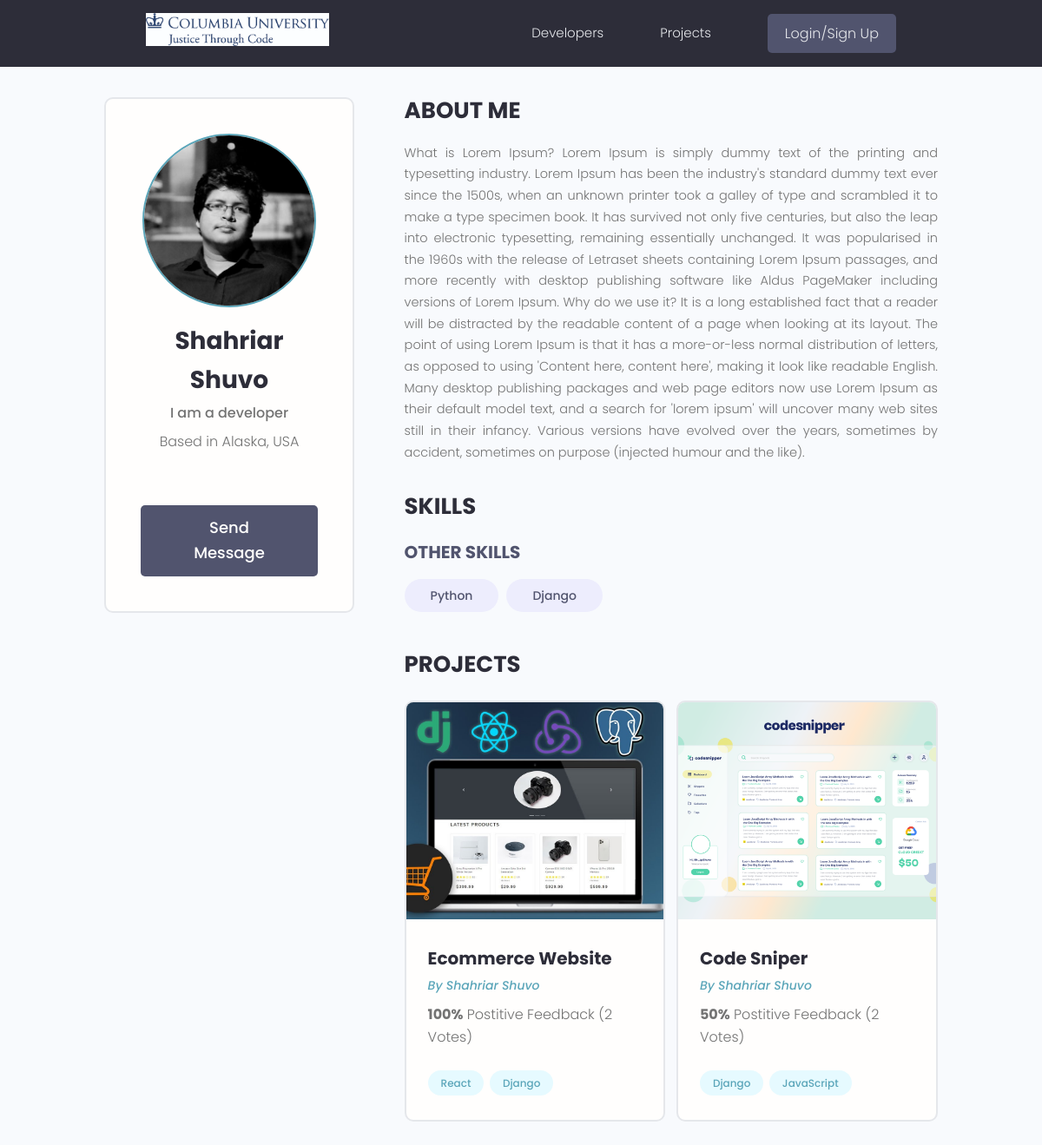
Screenshot of /profile/shahriar-shuvo/ with the database file from the repository.
### users/models.py (models this page shows, shortened)
class Profile(models.Model):
    user = models.OneToOneField(User, on_delete = models.CASCADE,
                                null = True, blank = True)
    name = models.CharField(max_length = 200, blank = True, null = True)
    email = models.EmailField(max_length = 500, blank = True, null = True)
    username = models.CharField(max_length = 200, blank = True, null = True)
    location = models.CharField(max_length = 200, blank = True, null = True)
    short_intro = models.CharField(max_length = 200, blank = True, null = True)
    bio = models.TextField(blank = True, null = True)
    profile_image = models.ImageField(null = True, blank = True,
                            upload_to = 'profiles/',
                            default = "profiles/user-default.png")
    organization_name = models.CharField(default = '', max_length = 200, blank = True, null = True)
    created = models.DateTimeField(auto_now_add = True)
    slug = models.SlugField(default = '', editable = False, max_length = 200, null = False)
    id = models.UUIDField(default = uuid.uuid4, unique = True,
                        primary_key = True, editable = False)
    class Meta:
        ordering = ['created']
    @property
    def imageURL(self):
        try:
            url = self.profile_image.url
        except:
            url = ''
        return url

class Skill(models.Model):
    owner = models.ForeignKey(Profile, on_delete = models.CASCADE,
                                null = True, blank = True)
    name = models.CharField(max_length = 200, blank = True, null = True)
    description = models.TextField(null = True, blank = True)
    created = models.DateTimeField(auto_now_add = True)
    id = models.UUIDField(default = uuid.uuid4, unique = True,
                        primary_key = True, editable = False)
    def __str__(self):
        return str(self.name)

### projects/models.py (models this page shows, shortened)
class Project(models.Model):
    owner = models.ForeignKey(Profile, null = True, blank = True, on_delete = models.CASCADE)
    title = models.CharField(max_length = 200)
    description = models.TextField(null = True, blank = True)
    featured_image = models.ImageField(null = True, blank = True,
                                        upload_to = 'projects/', default = "projects/default.jpg")
    demo_link = models.CharField(max_length = 2000, null = True, blank = True)
    source_link = models.CharField(max_length = 2000, null = True, blank = True)
    tags = models.ManyToManyField('Tag', blank = True)
    vote_total = models.IntegerField(default = 0, null = True, blank = True)
    vote_ratio = models.IntegerField(default = 0, null = True, blank = True)
    created = models.DateTimeField(auto_now_add = True)
    slug = models.SlugField(default = '', editable = False, max_length = 200, null = False)
    id = models.UUIDField(default = uuid.uuid4, unique = True, primary_key = True, editable = False)
    class Meta:
        ordering = ['-vote_ratio', '-vote_total', 'title']
        unique_together = [['slug', 'owner']]
    @property
    def imageURL(self):
        try:
            url = self.featured_image.url
        except:
            url = ''
        return url

class Tag(models.Model):
    name = models.CharField(max_length = 200)
    created = models.DateTimeField(auto_now_add = True)
    id = models.UUIDField(default = uuid.uuid4, unique = True, primary_key = True, editable = False)
    def __str__(self):
        return self.name

### users/views.py (the view)
# urls.py: path('profile/<str:slug>/', views.userProfile, name = "user-profile"),
def userProfile(request, slug):
    profile = Profile.objects.get(slug = slug)
    topSkills = profile.skill_set.exclude(description__exact = "")
    otherSkills = profile.skill_set.filter(description = "")
    social = profile.social_set.all()
    context = {'profile': profile, 'topSkills': topSkills,
                'otherSkills': otherSkills, 'social': social}
    return render(request, 'users/user-profile.html', context)

### users/templates/users/user-profile.html (shortened to what this page needs)
{% extends 'main.html' %}
{% block content %}
<main class="profile my-md">
    <div class="container">
        <div class="layout">
            <div class="column column--1of3">
                <div class="card text-center">
                    <div class="card__body dev">
                        <img class="avatar avatar--xl" src="{{ profile.imageURL }}" />
                        <h2 class="dev__name">{{profile.name}}</h2>
                        <p class="dev__title">{{profile.short_intro}}</p>
                        <p class="dev__location">Based in {{profile.location}}</p>
                        {% if request.user.profile.id != profile.id %}
                            <a href="{% url 'create-message' profile.slug %}" class="btn btn--sub btn--lg">Send Message </a>
                        {% endif %}
                    </div>
                </div>
            </div>
            <div class="column column--2of3">
                <div class="devInfo">
                    <h3 class="devInfo__title">About Me</h3>
                    <p class="devInfo__about">{{profile.bio}}</p>
                </div>
                <div class="devInfo">
                    <h3 class="devInfo__title">Skills</h3>
                    <div class="devInfo__skills">
                        <h3 class="devInfo__subtitle">Other Skills</h3>
                        <div class="devInfo__otherSkills">
                            {% for skill in otherSkills %}
                                <span class="tag tag--pill tag--sub tag--lg">
                                    <small>{{skill}}</small>
                                </span>
                            {% endfor %}
                        </div>
                    </div>
                </div>
                <div class="devInfo">
                    <h3 class="devInfo__title">Projects</h3>
                    <div class="grid grid--two">
                        {% for project in profile.project_set.all %}
                            <div class="column">
                                <div class="card project">
                                    <a href="{% url 'project' slug=project.slug%}" class="project">
                                        <img class="project__thumbnail" src="{{project.imageURL}}"
                                            alt="project thumbnail" />
                                        <div class="card__body">
                                            <h3 class="project__title">{{project.title}}</h3>
                                            <p><a class="project__author"
                                                    href="{% url 'user-profile' slug=project.owner.slug %}">
                                                    By {{project.owner.name}}
                                                </a>
                                            </p>
                                            <p class="project--rating">
                                                <span style="font-weight: bold;">{{project.vote_ratio}}%</span> Postitive
                                                Feedback ({{project.vote_total}} Vote{{project.vote_total|pluralize:"s"}})
                                            </p>
                                            <div class="project__tags">
                                                {% for tag in project.tags.all %}
                                                    <span class="tag tag--pill tag--main">
                                                        <small>{{tag}}</small>
                                                    </span>
                                                {% endfor %}
                                            </div>
                                        </div>
                                    </a>
                                </div>
                            </div>
                        {% endfor %}
                    </div>
                </div>
            </div>
        </div>
    </div>
</main>
{% endblock content %}

### static/styles/app.css (style rules this page uses)
:root { --color-sub: #2d2d39; }
.btn--sub { background-color: var(--color-sub-light); }
.card { border: 2px solid var(--color-light); }
img { width: 100%; }
.profile .card > .dev { padding: 4rem; }
.dev__name { color: var(--color-sub); font-size: 2.8rem; font-weight: 700; margin-top: 1rem; margin-bottom: 0.5rem; }
.dev__title { font-size: 1.6rem; font-weight: 500; line-height: 1.3; }
.dev__location { margin-top: 1rem; }
.devInfo { margin-bottom: 3rem; }
.devInfo__title, .devInfo__subtitle { font-size: 2.6rem; color: var(--color-sub); text-transform: uppercase; font-weight: 700; margin-bottom: 1.5rem; }
.devInfo__subtitle { font-size: 2rem; color: var(--color-sub-light); }
.devInfo__about, .devSkill__info { font-size: 1.45rem; line-height: 1.7; text-align: justify; }
.project__author { font-size: 1.4rem; font-style: italic; }
.project--rating { margin-bottom: 1.6em; margin-top: .5em; }
.project__thumbnail { height: 25rem; object-fit: cover; object-position: top center; }
.project__title { font-size: 2rem; font-weight: 700; color: var(--color-sub); }

### static/uikit/styles/modules/_variables.css (style rules this page uses)
:root { --color-main: #5aa5b9; --color-main-light: #e6faff; --color-sub: #3f4156; --color-sub-light: #51546e; --color-sub-lighter: #ededfd; --color-text: #737373; --color-gray: #8b8b8b; --color-light: #e5e7eb; --color-light-gray: #767676; --color-bg: #f8fafd; --color-white: #fffefd; --color-white-light: #f3f3f3; --color-success: #359e64; --color-success-bg: #def8e8; --color-error: #fc4b0b; --color-error-bg: #fff2ee; --font-base: 'Poppins', arial, helvetica, 'Segoe UI', roboto, ubuntu, sans-serif; --font-monospace: 'Fira Code', 'Courier New', courier, monospace; --font-regular: 300; --font-medium: 500; --font-bold: 700; --generic-shadow: 1px 1px 5px #00000010; --generic-transition: all 0.3s ease-in-out; }

### static/uikit/styles/modules/_base.css (style rules this page uses)
* { margin: 0; padding: 0; box-sizing: border-box; text-rendering: optimizeLegibility; color: inherit; font-size: inherit; }
html { font-size: 50%; }
@media only screen and (min-width: 480px) { html { font-size: 56.25%; } }
@media only screen and (min-width: 1200px) { html { font-size: 62.5%; } }
body { line-height: 1.6; font-weight: 400; font-size: 1.5rem; color: var(--color-text); background-color: var(--color-bg); min-height: 100vh; }

### static/uikit/styles/modules/_typography.css (style rules this page uses)
* { font-family: var(--font-base); }
h2 { font-size: 3.6rem; font-weight: var(--font-bold); }
h3 { font-size: 3.2rem; font-weight: var(--font-medium); }
p, span, strong { font-size: 1.6rem; color: var(--color-text); font-weight: var(--font-regular); }
a { padding-bottom: 2px; text-decoration: none; display: inline-block; color: var(--color-main); font-weight: var(--font-medium); }

### static/uikit/styles/modules/_utilities.css (style rules this page uses)
.container { width: 92%; max-width: 165rem; margin: 0 auto; box-sizing: border-box; }
@media screen and (min-width: 1000px) { .container { width: 90%; } }
@media screen and (min-width: 1200px) { .container { width: 80%; } }
.text-center { text-align: center; }
.my-md { margin: 3rem auto; }

### static/uikit/styles/modules/_avatar.css (style rules this page uses)
.avatar { border-radius: 50%; border: 2px solid var(--color-main); object-fit: cover; }
.avatar--xl { height: 20rem; width: 20rem; }

### static/uikit/styles/modules/_button.css (style rules this page uses)
.btn { display: inline-block; position: relative; cursor: pointer; background-color: var(--color-light); font-weight: var(--font-medium); color: var(--color-sub); text-decoration: none; padding: 1rem 2rem; border-radius: 0.5rem; border: none; width: -webkit-fit-content; width: -moz-fit-content; width: fit-content; height: -webkit-fit-content; height: -moz-fit-content; height: fit-content; font-size: 1.6rem; outline-width: 0; outline-color: transparent; -webkit-backface-visibility: hidden; backface-visibility: hidden; transition: all 0.3s ease-in-out; }
.btn--sub { background-color: var(--color-sub); color: var(--color-white); }
.btn--lg { font-size: 1.8rem; padding: 1.2rem 4.5rem; }

### static/uikit/styles/modules/_card.css (style rules this page uses)
.card { border-radius: 1rem; background-color: var(--color-white); border: 1.5px solid var(--color-light); width: auto; height: auto; margin-top: 0.5rem; margin-bottom: 0.5rem; overflow: hidden; }
.card__body, .card__header { padding: 2rem 2.5rem; }

### static/uikit/styles/modules/_grid.css (style rules this page uses)
.grid { display: flex; flex-wrap: wrap; justify-content: flex-start; align-items: stretch; }
.grid > .column { min-width: 28rem; margin-bottom: 2.5rem; }
.grid--two > .column { flex-basis: 100%; }
@media screen and (min-width: 800px) { .grid--two { margin-right: -2%; } }
@media screen and (min-width: 800px) { .grid--two > .column { margin-right: 2%; } }
@media screen and (min-width: 800px) { .grid--two > .column { flex-basis: 48%; } }

### rows the page displays
Profile: imageURL (picture), name "Shahriar Shuvo", short_intro "I am a developer", location "Alaska, USA", bio "What is Lorem Ipsum? Lorem Ipsum is simply dummy text of the printing and typesetting industry. Lorem Ipsum has been the industry's standard dummy text ever since the 1500s, when an unknown printer took a galley of type and scrambled it to make a type specimen book. It has survived not only five centuries, but also the leap into electronic typesetting, remaining essentially unchanged. It was popularised in the 1960s with the release of Letraset sheets containing Lorem Ipsum passages, and more recently with desktop publishing software like Aldus PageMaker including versions of Lorem Ipsum. Why do we use it? It is a long established fact that a reader will be distracted by the readable…"
Skill: name "Python"
Skill: name "Django"
Project: imageURL (picture), title "Ecommerce Website", owner.name "Shahriar Shuvo", vote_ratio "100", vote_total "2"
Tag: name "React"
Tag: name "Django"
Project: imageURL (picture), title "Code Sniper", owner.name "Shahriar Shuvo", vote_ratio "50", vote_total "2"
Tag: name "JavaScript"
